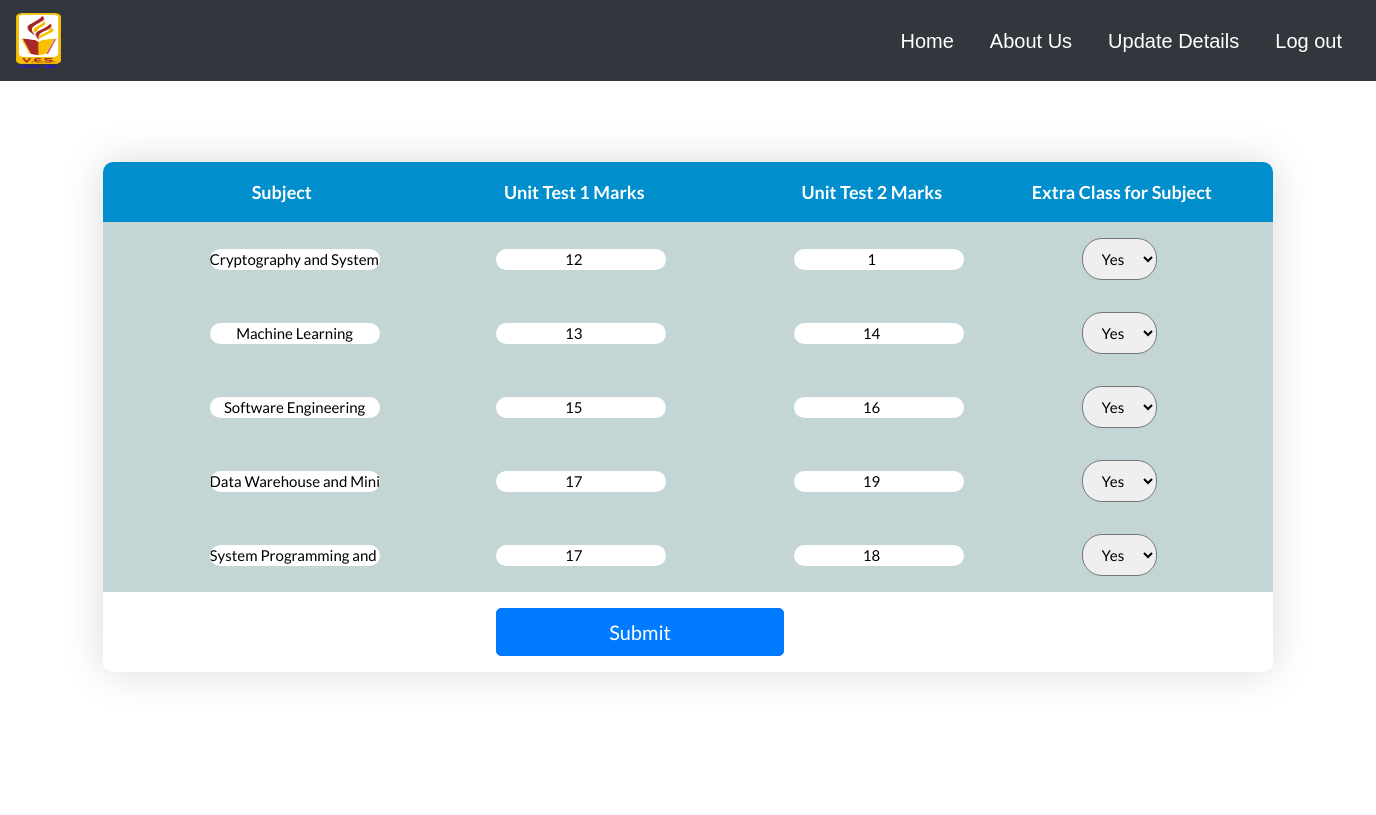
The app's page /stumarks.php (signed in), older data.
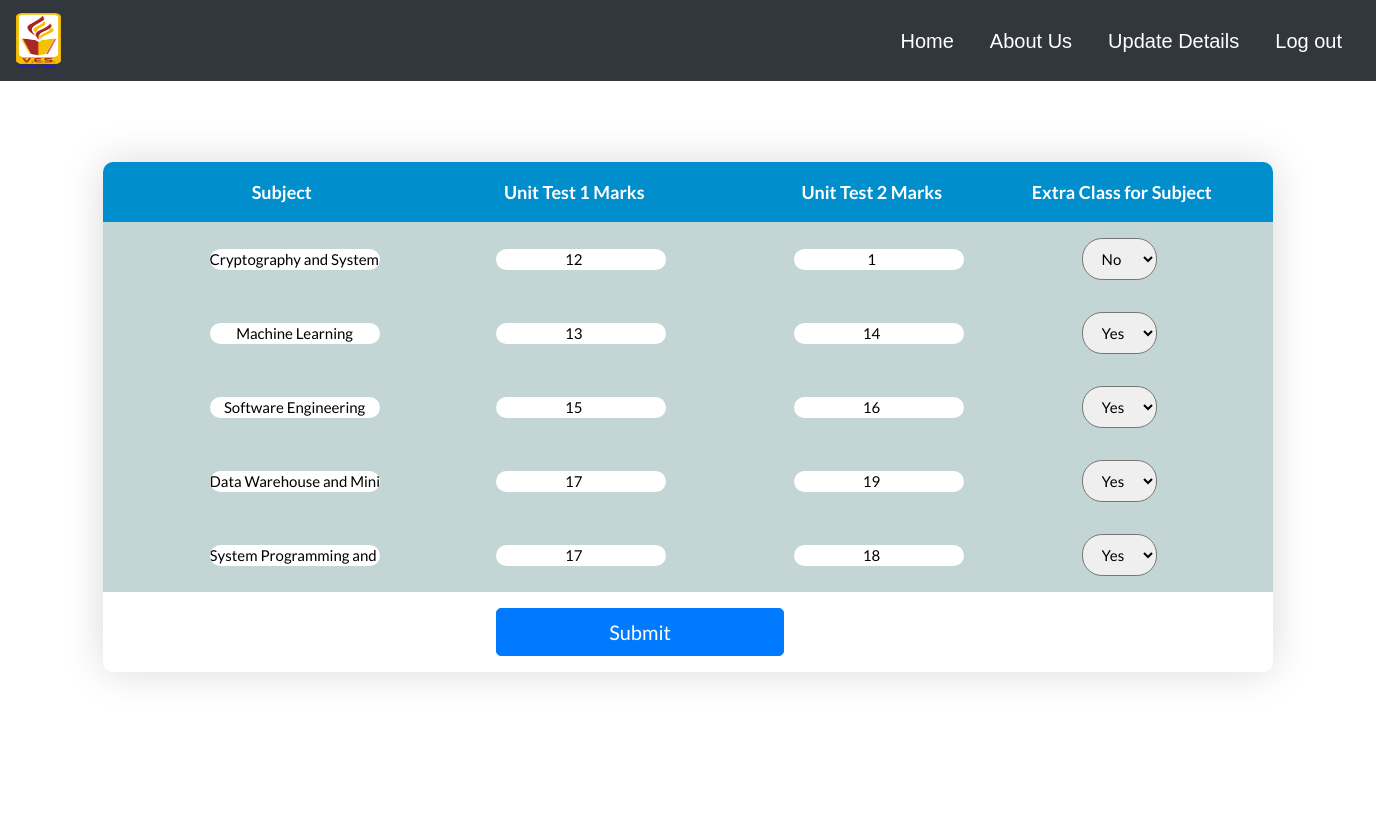
The same page, newer data.
### tables this page shows
CREATE TABLE `subject` (
  `subject_id` int NOT NULL,
  `subject_name` varchar(50) NOT NULL
);

CREATE TABLE `stu_marks` (
  `ID` int NOT NULL,
  `Student_Id` int NOT NULL,
  `Subject_id` int NOT NULL,
  `Tut_Subject` varchar(20) DEFAULT NULL,
  `Marks1` int DEFAULT NULL,
  `Marks2` int DEFAULT NULL,
  `Pred_Mark` varchar(5) DEFAULT NULL
);

### stumarks.php (the view, shortened to what this page needs)
<!DOCTYPE html>
<html lang="en">
<head>
	<link rel="stylesheet" type="text/css" href="vendor/bootstrap/css/bootstrap.min.css">
	<link rel="stylesheet" type="text/css" href="fonts/font-awesome-4.7.0/css/font-awesome.min.css">
	<link rel="stylesheet" type="text/css" href="vendor/animate/animate.css">
	<link rel="stylesheet" type="text/css" href="vendor/select2/select2.min.css">
	<link rel="stylesheet" type="text/css" href="vendor/perfect-scrollbar/perfect-scrollbar.css">
	<link rel="stylesheet" type="text/css" href="css/util.css">
	<link rel="stylesheet" type="text/css" href="css/main.css">
</head>
<?php
    include 'dbconnect.php';
	$stud_id=$_SESSION['stud_id'];
    $sql1= "SELECT Subject_name from subject Natural join relation where class_name=(SELECT Class from student where Student_Id=$stud_id)";
	$sql2= "SELECT Marks1,Marks2,Tut_Subject from stu_marks where Student_Id=$stud_id";
     $result1=mysqli_query($con,$sql1);
     $result2=mysqli_query($con,$sql2);
     ?>
<body>
<?php
	include "studentnav.php"
?>
	<div class="limiter">
		<div class="container-table100 mt-5">
			<div class="wrap-table100">
				<div class="table100 ver1 m-b-110">
					<form onsubmit="return Validate_marks();" action="stumarks.php" method="POST">
					<div class="table100-head">
						<table>
							<thead>
								<tr class="row100 head">
									<th class="cell100 columna center p-l-100">Subject</th>
									<th class="cell100 columna center p-l-100">Unit Test 1 Marks</th>
									<th class="cell100 columna center p-l-101">Unit Test 2 Marks</th>
									<th class="cell100 columna center">Extra Class for Subject</th>
								</tr>
							</thead>
						</table>
					</div>
					<div class="table100-body js-pscroll">
						<table>
							<tbody>
								<?php
    							while($row1=mysqli_fetch_array($result1)){
									$row2=mysqli_fetch_array($result2)?>
								<tr class="row100 body center">
									<td class="cell100 columna center markstable"><input type="text" readonly class="center border-black m-auto" name="sub1[]" value="<?php echo $row1['Subject_name']; ?>"></td>
									<td class="cell100 columna markstable"><input type="number" class="center border-black" name="Marks1[]" value="<?php echo $row2['Marks1']; ?>" required ></td>
									<td class="cell100 columnab markstable"><input type="number" class="center border-black" name="Marks2[]" value="<?php echo $row2['Marks2']; ?>" required></td>
									<td class="cell100 columna center markstable"><select name="Class[]" class="p-10 border-black-1">
									<?php if($row2["Tut_Subject"]=="no"){
										echo '<option value="no" class="p-10">No</option>';
									}
									else{
										echo '<option value="yes" class="p-10">Yes</option>';
									} ?>
									</select>
									</td>
								<?php } ?>
								</tr>
								<tr class="row100 body">
									<td class="cell100 column1"></td>
									<td class="cell100 column4"><button class="btn btn-primary btn-block btn-lg pull-right" name="nextmark">Submit</button></td>
								</tr>
							</tbody>
						</table>
					</div>
					</form>
				</div>
			</div>
		</div>
	</div>
</body>
</html>

### studentnav.php (shortened to what this page needs)
<link rel="stylesheet" href="studentnav.css">
<nav id ="header" class="navbar navbar-fixed-top navbar-expand-lg ">
    <a id="brand" class="navbar-brand" href="#"> <img src="vesitlogo.png" width="45" height="55" class="d-inline-block" alt=""></a>
    <div class="collapse navbar-collapse" id="navbarSupportedContent">
      <ul class="navbar-nav ml-auto">
        <li class="nav-item">
          <a class="nav-link link-1" href="index.php">Home</a>
        </li>
        <li class="nav-item">
          <a class="nav-link link-1" href="about.php">About Us</a>
        </li>
        <li class="nav-item">
          <a class="nav-link link-1" href="personal.php">Update Details</a>
        </li>
        <li class="nav-item">
          <a class="nav-link link-1" href="logout.php">Log out</a>
        </li>
      </ul>
    </div>
</nav>

### css/main.css (style rules this page uses)
* { margin: 0px; padding: 0px; box-sizing: border-box; }
body, html { height: 100%; font-family: sans-serif; }
a { margin: 0px; transition: all 0.4s; -webkit-transition: all 0.4s; -o-transition: all 0.4s; -moz-transition: all 0.4s; }
ul, li { margin: 0px; list-style-type: none; }
input { display: block; border: none; }
button { outline: none !important; border: none; background: transparent; }
.js-pscroll { position: relative; overflow: hidden; }
.limiter { width: 1366px; margin: 0 auto; }
.container-table100 { width: 100%; min-height: 80vh; background: #fff; display: -webkit-box; display: -webkit-flex; display: -moz-box; display: -ms-flexbox; display: flex; align-items: center; justify-content: center; flex-wrap: wrap; padding: 33px 30px; }
.wrap-table100 { width: 1170px; }
.table100 { background-color: #fff; }
table { width: 100%; }
th, td { font-weight: unset; padding-right: 10px; }
.column1 { width: 33%; padding-left: 40px; }
.columna { width: 25%; }
.columnab { width: 5%; }
.column4 { width: 19%; }
.table100-head th { padding-top: 18px; padding-bottom: 18px; }
.table100-body td { padding-top: 16px; padding-bottom: 16px; }
.table100 { position: relative; padding-top: 60px; }
.table100-head { position: absolute; width: 100%; top: 0; left: 0; }
.table100-body { max-height: 585px; overflow: auto; }
.table100.ver1 th { font-family: Lato-Bold; font-size: 18px; color: #fff; line-height: 1.4; background-color: #008ECC; }
.table100.ver1 td { font-family: Lato-Regular; font-size: 15px; color: #808080; line-height: 1.4; }
.table100.ver1 .table100-body tr:nth-child(even) { background-color: #f8f6ff; }
.table100.ver1 .table100-body tr:last-child { background-color: #fff; }
.table100.ver1 { border-radius: 10px; overflow: hidden; box-shadow: 0 0px 40px 0px rgba(0, 0, 0, 0.15); -moz-box-shadow: 0 0px 40px 0px rgba(0, 0, 0, 0.15); -webkit-box-shadow: 0 0px 40px 0px rgba(0, 0, 0, 0.15); -o-box-shadow: 0 0px 40px 0px rgba(0, 0, 0, 0.15); -ms-box-shadow: 0 0px 40px 0px rgba(0, 0, 0, 0.15); }
.center { text-align: center; }
.p-10 { padding: 10px 15px; }
.pull-right { float: right; }
.m-auto { margin:auto; }
.p-l-100 { padding-left: 75px; }
.p-l-101 { padding-left: 85px; }
.border-black { border: #333; border-radius: 20px; }
.border-black-1 { border-radius: 20px; }
.table100.ver1 .table100-body tr .markstable { background-color: #C3D5D5; }

### studentnav.css (style rules this page uses)
.navbar { background-color: #32373d; }
.link-1 { transition: 0.3s ease; background: #32373d; color: #ffffff; font-size: 20px; text-decoration: none; padding: 10px 0; margin: 0 10px; }

Row changes from the older to the newer data that the page shows:
changed through a linked row, subject "Cryptography and System Security": Tut_Subject "Yes" → "No"
